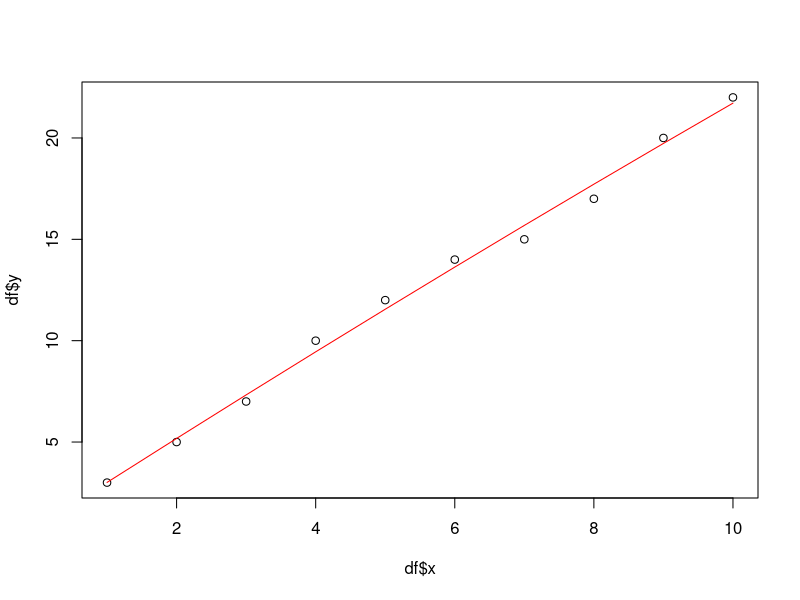

This figure's R source:
df <- data.frame(x = seq(1, 10), y = c(3, 5, 7, 10, 12, 14, 15, 17, 20, 22))
plot(df$x, df$y)
model <- nls(y ~ a * x^2 + b * x + c, data = df, start = list(a = 1, b = 1, c = 1))
summary(model)
lines(df$x, predict(model), col = "red")
